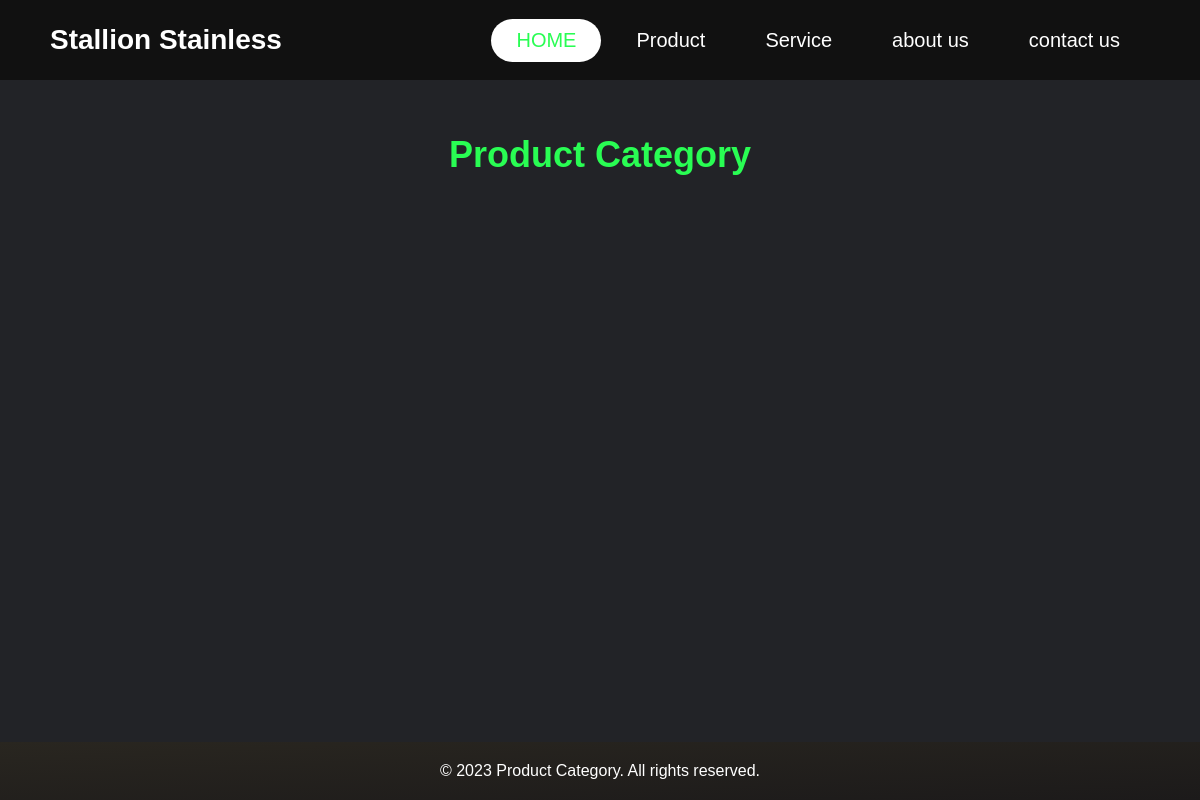
The app's page /admin/editproduct/list/4 (signed in), older data.
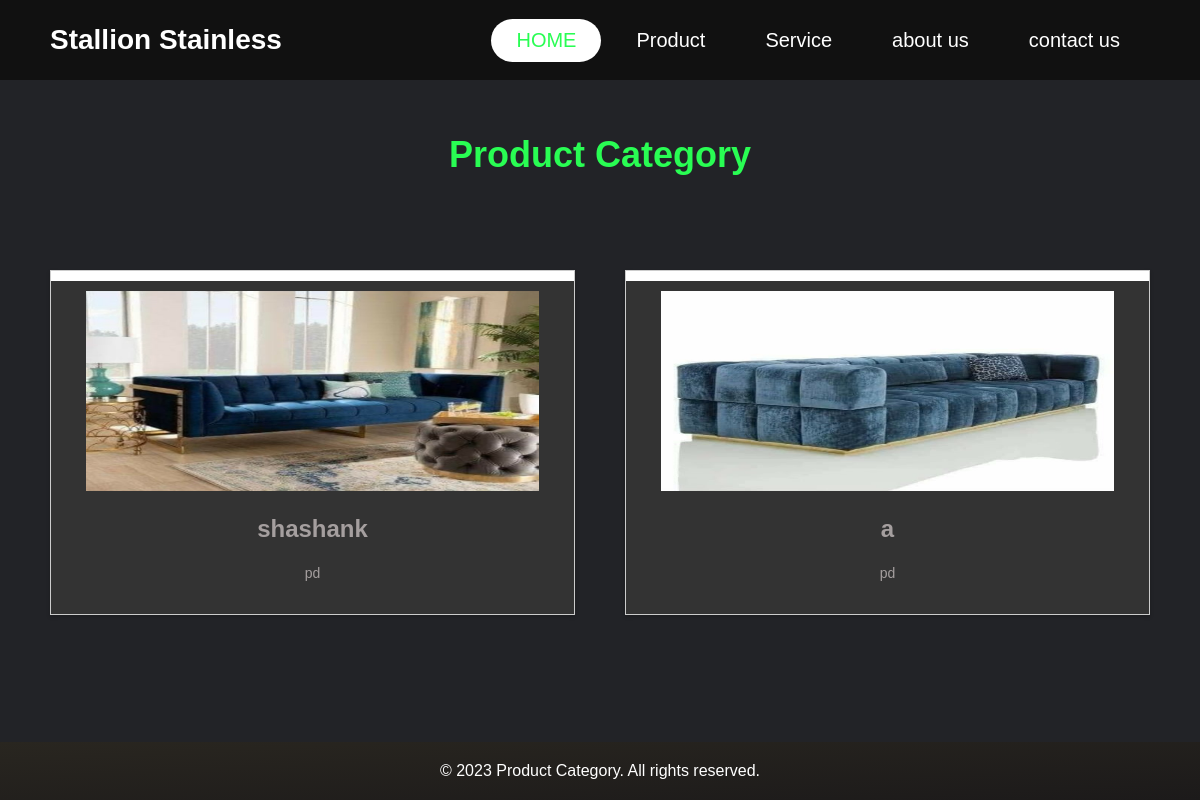
The same page, newer data.
### server.py (models this page shows, shortened)
class Product(UserMixin, db.Model):
    id = db.Column(db.Integer, primary_key=True)
    name = db.Column(db.String(30), unique=True, nullable=False)
    disc = db.Column(db.String(3000), nullable=False)
    meterial_info = db.Column(db.String(3000), nullable=False)
    cat_id = db.Column(db.Integer)
    pw = db.Column(db.Integer)
    pd = db.Column(db.Integer)
    ph = db.Column(db.Integer)
    sd = db.Column(db.Integer)
    sh = db.Column(db.Integer)
    sw = db.Column(db.Integer)
    ah = db.Column(db.Integer)
    bh = db.Column(db.Integer)
    lh = db.Column(db.Integer)
    price = db.Column(db.Integer)
    img1 = db.Column(db.String(150), nullable=False)
    img2 = db.Column(db.String(150), nullable=False)
    img3 = db.Column(db.String(150), nullable=False)
    img4 = db.Column(db.String(150), nullable=False)

### server.py (the view)
@app.route("/admin/editproduct/list/<int:id>", methods=['GET', 'POST'])
@login_required
def edit_product_list(id):
    all_products = Product.query.filter_by(cat_id=id)
    return render_template("admin/edit_product_list.html", all_products=all_products)

### server.py (called while the page is built)
@login_manager.user_loader
def load_user(user_id):
    return Admin.query.get(int(user_id))

### templates/admin/edit_product_list.html (shortened to what this page needs)
<!DOCTYPE html>
<html lang="en">
<head>
    <link rel="stylesheet" href="{{url_for('static', filename='css/catstyle.css')}}">
</head>
<body>
    <header>
        <div class="logo">Stallion Stainless</div>
        <nav class="nav-bar active">
            <ul>
                <li>
                    <a href="./index.html" class="active">HOME</a>
                </li>
                <li>
                    <a href="./category.html">Product</a>
                </li>
                <li>
                    <a href="">Service</a>
                </li>
                <li>
                    <a href="">about us</a>
                </li>
                <li>
                    <a href="">contact us</a>
                </li>
            </ul>
        </nav>
    </header>
    <div class="category">
        <div class="hero">
            <h1>Product Category</h1>
        </div>
        <section class="products">
            <ul class="product-list">
                {% for product in all_products %}
                <li class="product">
                    <a href="{{url_for('edit_product',id=product.id)}}">
                        <img src="{{url_for('static', filename='img/productimg/'+product.img1)}}" alt="Product 1">
                        <h2>{{ product.name }}</h2>
                        <p>{{ product.disc }}
                        </p>
                    </a>
                </li>
                {% endfor %}
            </ul>
        </section>
    </div>
    <footer>
        <p>&copy; 2023 Product Category. All rights reserved.</p>
    </footer>
</body>
</html>

Row changes from the older to the newer data that the page shows:
added Product: img1 (picture), name "shashank", disc "pd"
added Product: img1 (picture), name "a", disc "pd"
